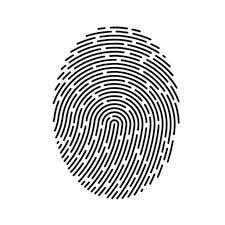
#> input picture noise_removal-kernel/input_image.jpg, 225 x 225 px
$ python noise_removal.py
#> lines starting #> are read from the running program, lines starting #| are printed output that depends on the picture
#> in main, img is the input picture: shape (225, 225, 3); min 0, max 255, mean 220
import cv2
import numpy as np

def unsharp_mask(img, radius=2, amount=1.5, sigma=1.0):
    # Apply Gaussian blur
#> called with radius = 2, amount = 1.5, sigma = 1
    blurred = cv2.GaussianBlur(img, (2*radius+1, 2*radius+1), sigma)
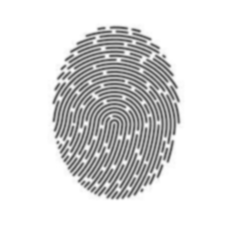
#> blurred: shape (225, 225, 3); min 95, max 255, mean 220

    # Calculate unsharp mask
    mask = img.astype(np.float32) - blurred.astype(np.float32)
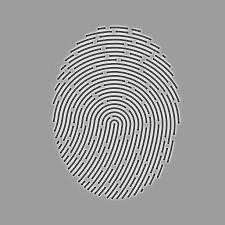
#> mask: shape (225, 225, 3) float32; min -156, max 95, mean 0; drawn with min black and max white
    sharpened = img.astype(np.float32) + amount * mask
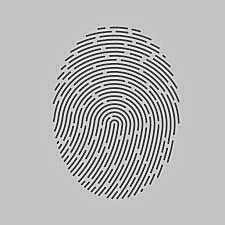
#> sharpened: shape (225, 225, 3) float32; min -234, max 397.5, mean 220; drawn with min black and max white

    # Clip values to [0, 255] range
    sharpened = np.clip(sharpened, 0, 255).astype(np.uint8)
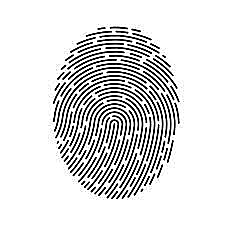
#> sharpened: shape (225, 225, 3); min 0, max 255, mean 219.9

    return sharpened

def main():
    # Read input image
    img = cv2.imread("input_image.jpg")

    # Apply unsharp masking
    sharpened_img = unsharp_mask(img)

    # Save output image
    cv2.imwrite("sharpened_image.jpg", sharpened_img)

if __name__ == "__main__":
    main()
